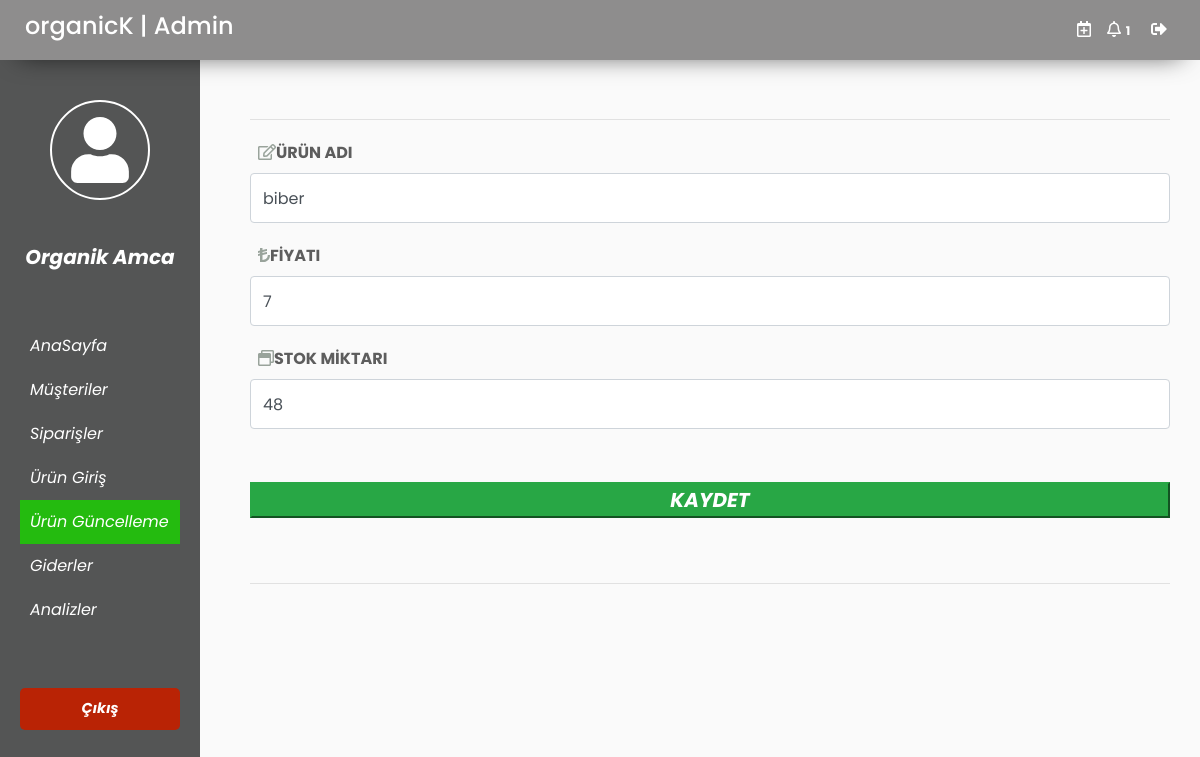
Screenshot of /php/urun_guncelle.php?id=28 with the database file from the repository.
### tables this page shows
CREATE TABLE IF NOT EXISTS `urun_kayit` (
  `urun_id` int(11) NOT NULL AUTO_INCREMENT,
  `urun_ad` varchar(255) DEFAULT NULL,
  `kategori_id` int(11) DEFAULT NULL,
  `fiyat` float DEFAULT NULL,
  `birim` varchar(255) DEFAULT NULL,
  `stok_miktari` int(11) DEFAULT NULL,
  PRIMARY KEY (`urun_id`),
  KEY `kategori_id` (`kategori_id`)
);

### php/urun_guncelle.php (the view, shortened to what this page needs)
<!DOCTYPE html>
<html>
<head>
    <link rel="stylesheet" href="https://stackpath.bootstrapcdn.com/bootstrap/4.1.0/css/bootstrap.min.css">
    <link rel="stylesheet" href="../css/admin-panel.css">
    <link rel="stylesheet" href="https://cdnjs.cloudflare.com/ajax/libs/malihu-custom-scrollbar-plugin/3.1.5/jquery.mCustomScrollbar.min.css">
    <link rel="stylesheet" href="https://use.fontawesome.com/releases/v5.7.2/css/all.css">
</head>
<body>
    <div class="wrapper">
        <div id="main">
            <div id="main">
           <?php
                include '../menubar/nav.php';
           ?>
        <nav id="sidebar">
            <ul class="list-unstyled components">
                <li>
                        <div class="row">
                            <img class="fas fa-user rounded-circle mx-auto" style="border: 2px solid;width: 100px; margin-top: 30px; height: 100px;padding: 15px; margin-bottom: 30px;"/>
                        </div>
                </li>
                    <div class="row">
                        <p class="mx-auto">Organik Amca</p>
                    </div>
                    <br />
                <li >
                    <a href="../admin.php">AnaSayfa</a>
                </li>
                <li>
                    <a href="../kayit_musteri.php">Müşteriler</a>
                </li>
                 <li  >
                    <a href="../siparisler.php">Siparişler</a>
                </li>
                <li >
                    <a href="../urun-girisi.php">Ürün Giriş</a>
                </li>
                <li class="active">
                    <a href="../urun_guncel.php">Ürün Güncelleme</a>
                </li>
                <li >
                    <a href="../giderler.php">Giderler</a>
                </li>
                <li>
                    <a href="../analizler.php">Analizler</a>
                </li>
            </ul>
            <ul class="list-unstyled CTAs">
                <li>
                    <a href="index.php" class="download">Çıkış</a>
                </li>
            </ul>
        </nav>
         <div id="content">
            <br/>
            <BR>
                <hr >
<?php
	require 'baglan.php';
	$id=$_GET["id"];
	$sql = mysqli_query($baglan,"SELECT * from urun_kayit where urun_id = '$id'");
	while ($row = mysqli_fetch_array($sql)) {
		$urun_ad = $row["urun_ad"];
		$urun_fiyat = $row["fiyat"];
		$urun_stok = $row["stok_miktari"];
            echo'<form action="urun_duzenle.php?id='.$id.'" method="POST">
                    <div class="form-group urun-konum">
                        <label for="ad" class="text-uppercase urun-form"><i class="far fa-edit kisisel-icon"></i>Ürün Adı</label>
                        <input type="text" class="form-control urun-kisisel" placeholder="Domates , Biber,  . . ." value = "'.$urun_ad.'" name="urun_ad">
                    </div>
                    <div class="form-group">
                        <label for="soyad" class="text-uppercase urun-form"><i class="fas fa-lira-sign kisisel-icon"></i>Fİyatı</label>
                        <input type="text" class="form-control urun-kisisel" placeholder="TL  . . ." value = "'.$urun_fiyat.'" name="urun_fiyat">
                    </div>
                    <div class="form-group">
                        <label for="soyad" class="text-uppercase urun-form"><i class="far fa-window-restore kisisel-icon"></i>Stok Mİktarı</label>
                        <input type="text" class="form-control urun-kisisel kg" placeholder="KG / ADET . . ." value = "'.$urun_stok.'" name="urun_mik">
                    </div><br>
                    <div class="form-group">
                        <input type="submit" class="btnSubmit btn-success ürün-giris-buton" value="KAYDET">
                    </div>
                </form>';
                echo '<br><hr>';
	}
?>
 </body>
 </html>

### css/admin-panel.css (style rules this page uses)
body { font-family: 'Poppins', sans-serif; background: #fafafa; }
p { font-family: 'Poppins', sans-serif; font-size: 1.1em; font-weight: 300; line-height: 1.7em; color: #999; }
a, a:hover, a:focus { color: inherit; text-decoration: none; transition: all 0.3s; }
.wrapper { display: flex; width: 100%; }
#sidebar { width: 200px; position: fixed; margin-top: 50px; left: 0; height: 100vh; padding-bottom: 0px; overflow-y: scroll; z-index: 999; background: #4e4f4ff5; color: #fff; transition: all 0.3s; }
#sidebar ul.components { padding: 20px ; }
#sidebar ul p { color: #fff; padding: 10px; font-weight: bold; font-style: italic; font-size: 20px; }
#sidebar ul li a { padding: 10px; font-size: 1em; display: block; font-size: 16px; font-style: italic; }
#sidebar ul li.active>a, a[aria-expanded="true"] { color: #fff; background: #24BB0F; }
ul.CTAs { padding: 20px; }
ul.CTAs a { text-align: center; font-size: 0.9em !important; display: block; border-radius: 5px; margin-bottom: 5px; }
a.download { background:#b92305; font-weight: bold; font-style: italic; color: white; }
#main { width: calc(100%); min-height: 100vh; transition: all 0.3s; position: relative; top: 0; right: 0; }
#content { width: calc(100% - 250px); padding-top: 25px; padding-right: 30px; min-height: 100vh; transition: all 0.3s; position: absolute; margin-top: 30px; right: 0; }
.kisisel-icon { color: #99a39b; }
.urun-form { padding-left: 8px; padding-top: 5px; font-weight: bold; color: #5D5D5D; }
.urun-kisisel { height: 50px; }
.urun-konum { margin-top: 15px; }
.kg { margin-bottom: 20px; }
.ürün-giris-buton { width: 100%; margin-top: 1%; color: white; font-weight: bold; font-size: 20px; font-style: italic; margin-bottom: 1%; }

### rows the page displays
urun_kayit: urun_ad "biber", urun_fiyat "7", urun_mik "48"
